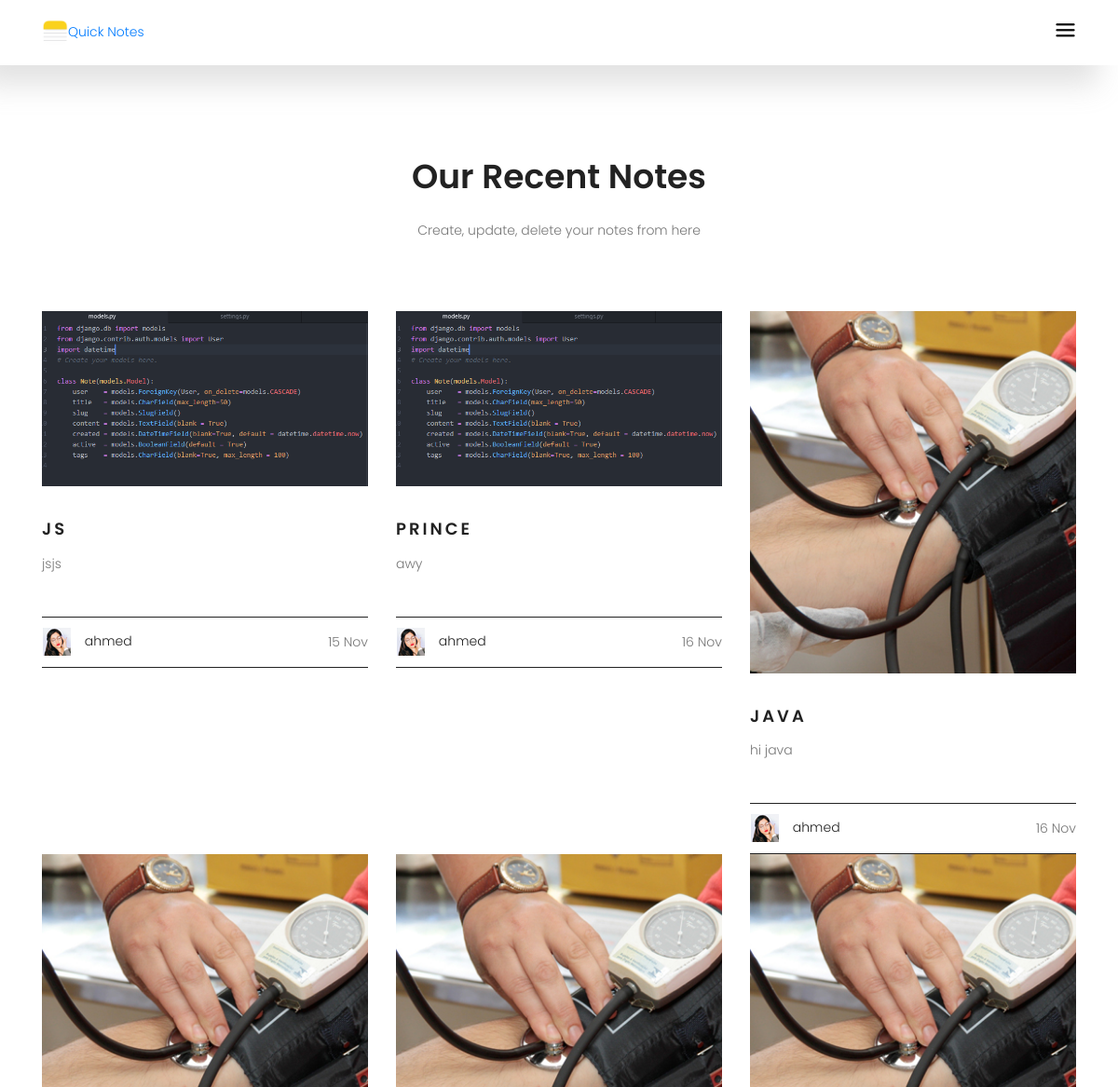
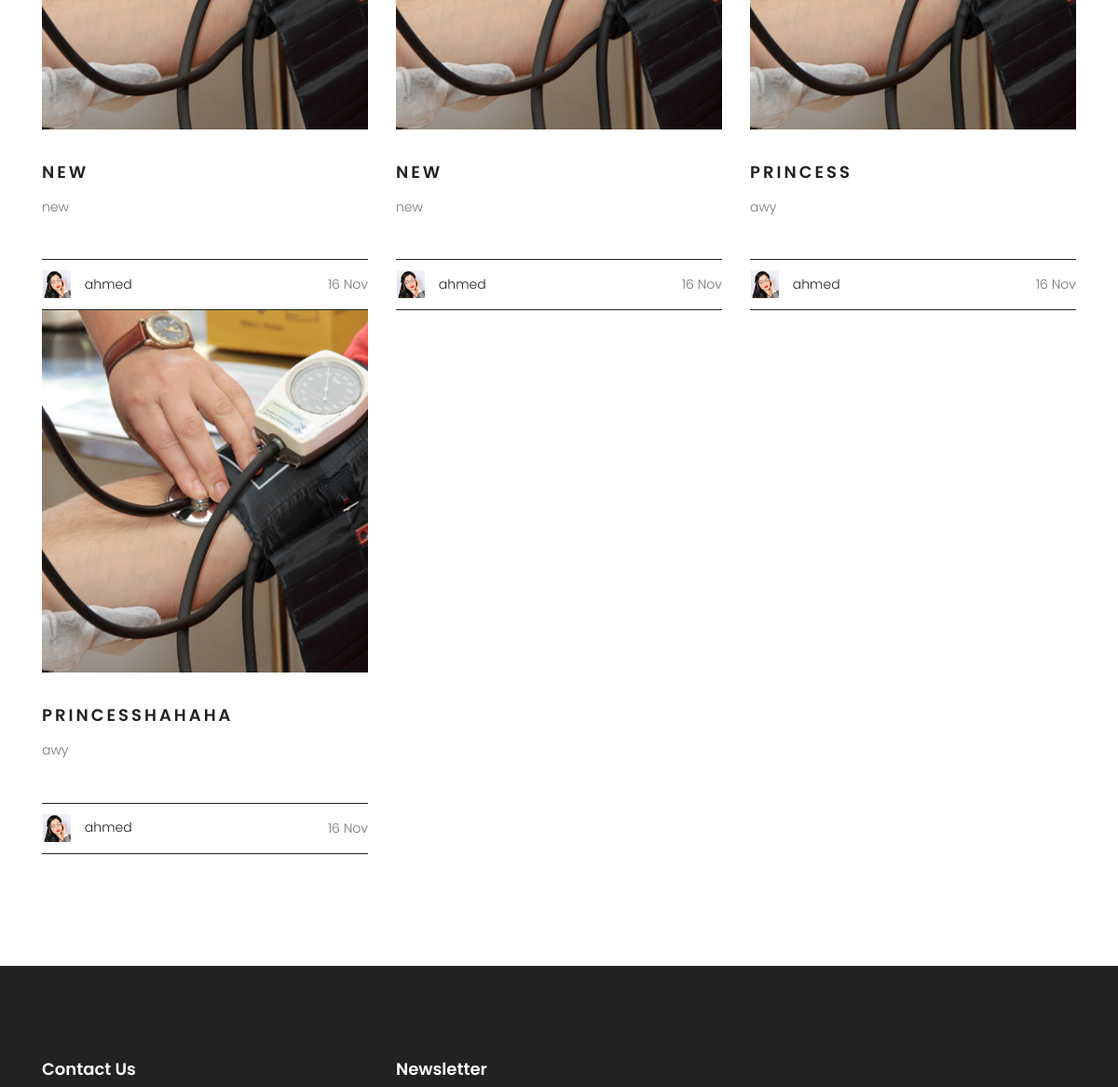
Before: /notes/ (upper part) with the older database file (2 pictures, top to bottom).
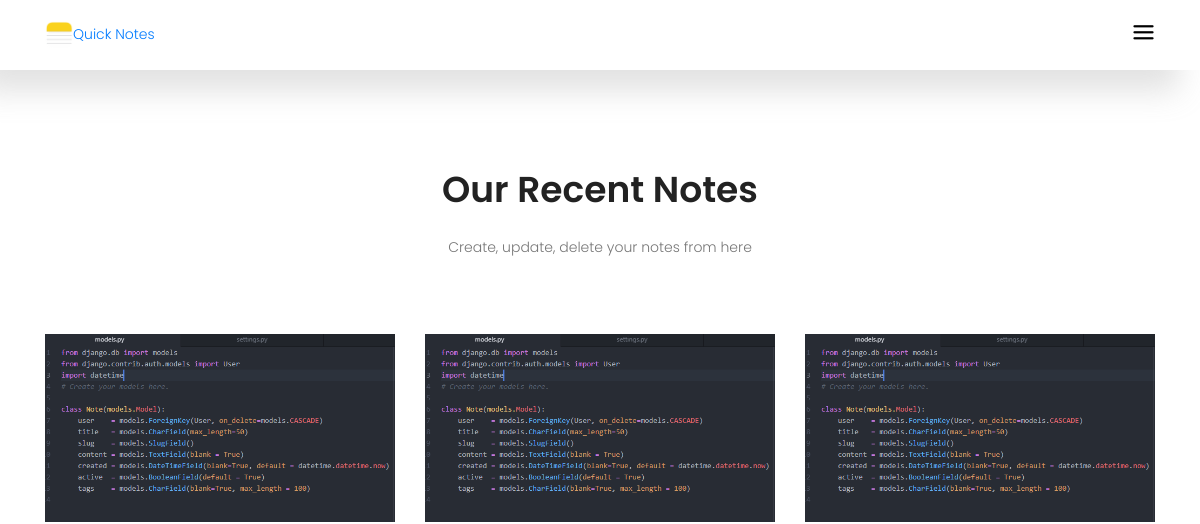
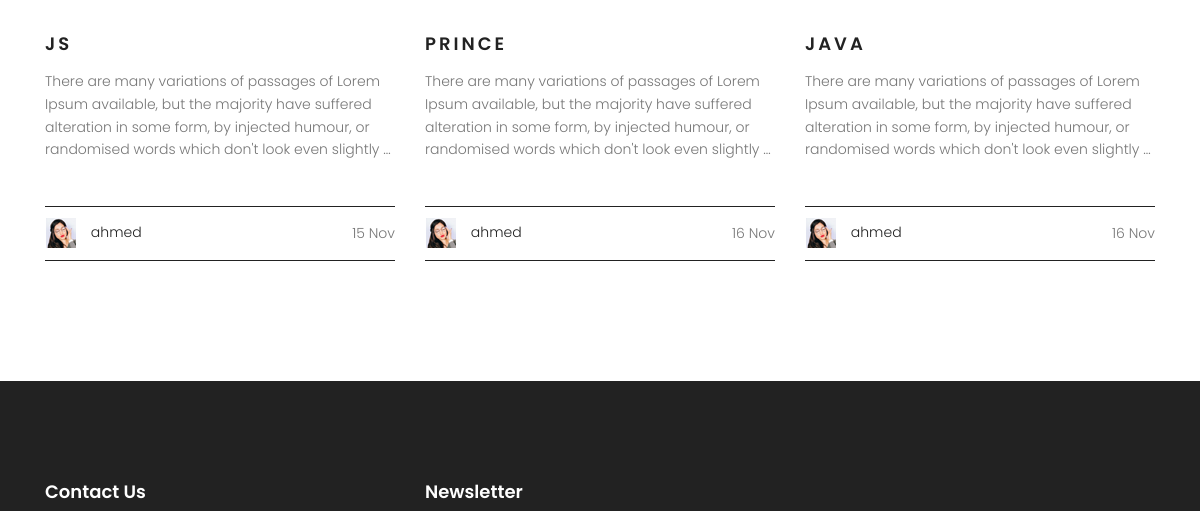
After: the same page with the newer database file (2 pictures, top to bottom).
### notes_app/models.py (models this page shows, shortened)
class Note(models.Model):
    user    = models.ForeignKey(User, on_delete=models.CASCADE)
    title   = models.CharField(max_length = 50)
    slug    = models.SlugField(blank=True, null=True)
    content = models.TextField(blank=True)
    created = models.DateTimeField(blank=True, default=datetime.datetime.now)
    active  = models.BooleanField(default=True)
    tags    = models.CharField(blank=True, max_length=100)
    img     = models.ImageField(upload_to="notes-img")

### notes_app/views.py (the view)
def all_notes(request):
    all_notes = Note.objects.all()
    context = {
        'all_notes' : all_notes
    }
    return render(request, 'notes.html', context)

### notes_app/templates/notes.html
{% extends "base.html" %}
{% load static %}
{% block body %}
			<section class="blog-area section-gap">
				<div class="container">
					<div class="row justify-content-center">
						<div class="col-md-8 pb-30 header-text">
							<h1>Our Recent Notes</h1>
							<p>
								Create, update, delete your notes from here
							</p>
						</div>
					</div>
					<div class="row">
                        {% for note in all_notes %}
                        <div class="single-blog col-lg-4 col-md-4">
							{% if note.img %}
							<img class="f-img img-fluid mx-auto" src="{{note.img.url}}" alt="">
							{% else %}
							<img class="f-img img-fluid mx-auto" src="{% static 'home-static/img/b3.jpg' %}" alt="">
							{% endif %}
							<h4>
								<a href="{%  url 'notes:note_details' note.slug %}">{{note.title}}</a>
							</h4>
							<p>
								{{note.content|truncatewords:'30'}}
							</p>
							<div class="bottom d-flex justify-content-between align-items-center flex-wrap">
								<div>
									<img class="img-fluid" src="{% static 'home-static/img/user.png' %}" alt="">
									<a href="#"><span>{{note.user}}</span></a>
								</div>
								<div class="meta">
									{{note.created|date:"j M"}}
								</div>
							</div>
						</div>
                        {% endfor %}
					</div>
				</div>
			</section>
{% endblock %}

Changed rows visible on the page:
removed Note: title "NEW", content "new", user "ahmed", created "16 Nov"
removed Note: title "NEW", content "new", user "ahmed", created "16 Nov"
removed Note: title "PRINCESS", content "awy", user "ahmed", created "16 Nov"
removed Note: title "PRINCESSHAHAHA", content "awy", user "ahmed", created "16 Nov"
changed Note "JS": content "jsjs" → "There are many variations of passages of Lorem Ipsum available, but the majority have suffered alteration in some form, by injected humour, or randomised words which don't look even slightly …"
changed Note "PRINCE": content "awy" → "There are many variations of passages of Lorem Ipsum available, but the majority have suffered alteration in some form, by injected humour, or randomised words which don't look even slightly …"
changed Note "JAVA": img: picture added; content "hi java" → "There are many variations of passages of Lorem Ipsum available, but the majority have suffered alteration in some form, by injected humour, or randomised words which don't look even slightly …"
